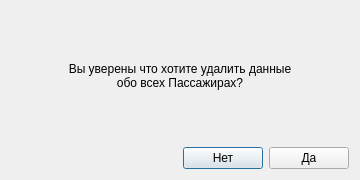
<?xml version="1.0" encoding="UTF-8"?>
<ui version="4.0">
 <class>ClearPassengersDialog</class>
 <widget class="QDialog" name="ClearPassengersDialog">
  <property name="windowModality">
   <enum>Qt::WindowModal</enum>
  </property>
  <property name="geometry">
   <rect>
    <x>0</x>
    <y>0</y>
    <width>360</width>
    <height>180</height>
   </rect>
  </property>
  <property name="sizePolicy">
   <sizepolicy hsizetype="Fixed" vsizetype="Fixed">
    <horstretch>0</horstretch>
    <verstretch>0</verstretch>
   </sizepolicy>
  </property>
  <property name="windowTitle">
   <string>Очистить данные всех Пассажиров</string>
  </property>
  <layout class="QGridLayout" name="gridLayout">
   <item row="1" column="0">
    <spacer name="horizontalSpacer">
     <property name="orientation">
      <enum>Qt::Horizontal</enum>
     </property>
     <property name="sizeHint" stdset="0">
      <size>
       <width>135</width>
       <height>20</height>
      </size>
     </property>
    </spacer>
   </item>
   <item row="1" column="1">
    <widget class="QPushButton" name="pBtn_No">
     <property name="text">
      <string>Нет</string>
     </property>
    </widget>
   </item>
   <item row="1" column="2">
    <widget class="QPushButton" name="pBtn_Yes">
     <property name="text">
      <string>Да</string>
     </property>
    </widget>
   </item>
   <item row="0" column="0" colspan="3">
    <widget class="QLabel" name="label">
     <property name="text">
      <string>Вы уверены что хотите удалить данные 
обо всех Пассажирах?</string>
     </property>
     <property name="alignment">
      <set>Qt::AlignCenter</set>
     </property>
    </widget>
   </item>
  </layout>
 </widget>
 <resources/>
 <connections/>
</ui>
